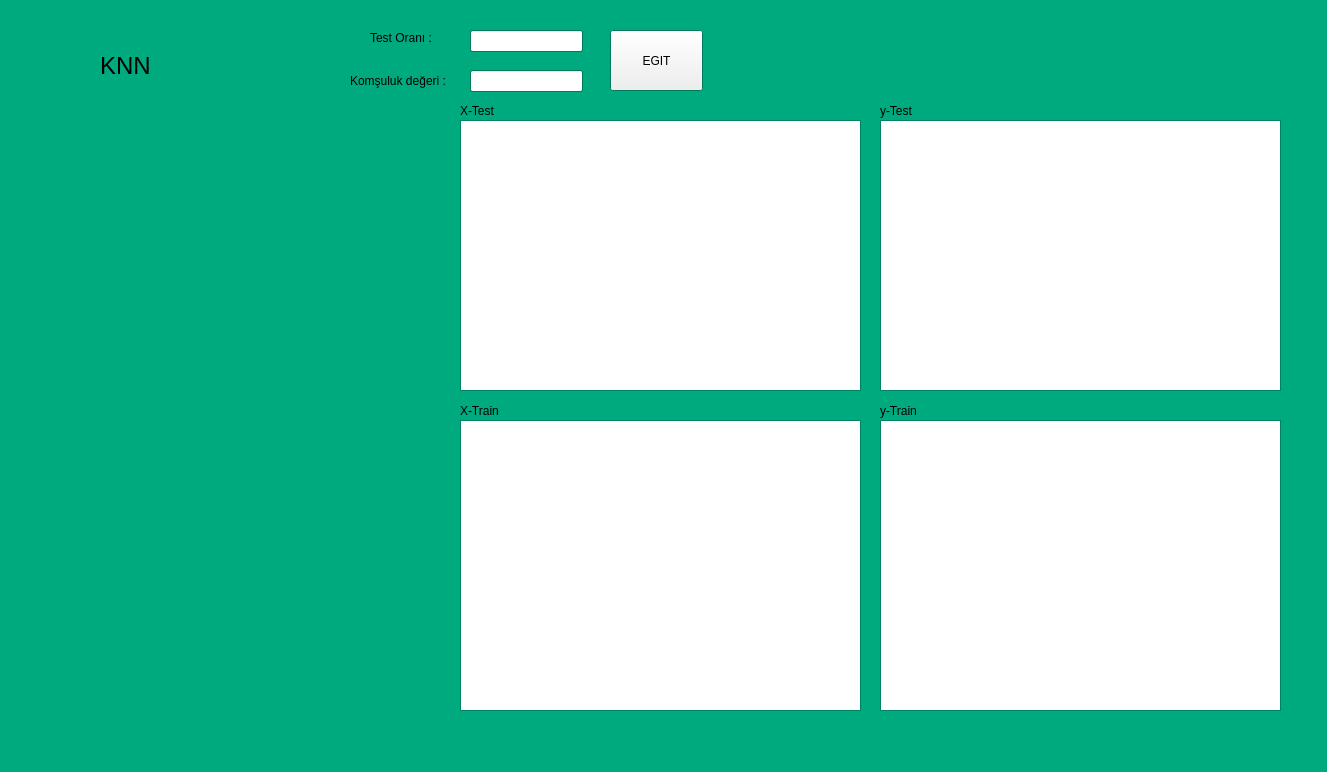
<?xml version="1.0" encoding="UTF-8"?>
<ui version="4.0">
 <class>Form</class>
 <widget class="QWidget" name="Form">
  <property name="geometry">
   <rect>
    <x>0</x>
    <y>0</y>
    <width>1327</width>
    <height>772</height>
   </rect>
  </property>
  <property name="palette">
   <palette>
    <active>
     <colorrole role="Base">
      <brush brushstyle="SolidPattern">
       <color alpha="255">
        <red>255</red>
        <green>255</green>
        <blue>255</blue>
       </color>
      </brush>
     </colorrole>
     <colorrole role="Window">
      <brush brushstyle="SolidPattern">
       <color alpha="255">
        <red>0</red>
        <green>170</green>
        <blue>127</blue>
       </color>
      </brush>
     </colorrole>
    </active>
    <inactive>
     <colorrole role="Base">
      <brush brushstyle="SolidPattern">
       <color alpha="255">
        <red>255</red>
        <green>255</green>
        <blue>255</blue>
       </color>
      </brush>
     </colorrole>
     <colorrole role="Window">
      <brush brushstyle="SolidPattern">
       <color alpha="255">
        <red>0</red>
        <green>170</green>
        <blue>127</blue>
       </color>
      </brush>
     </colorrole>
    </inactive>
    <disabled>
     <colorrole role="Base">
      <brush brushstyle="SolidPattern">
       <color alpha="255">
        <red>0</red>
        <green>170</green>
        <blue>127</blue>
       </color>
      </brush>
     </colorrole>
     <colorrole role="Window">
      <brush brushstyle="SolidPattern">
       <color alpha="255">
        <red>0</red>
        <green>170</green>
        <blue>127</blue>
       </color>
      </brush>
     </colorrole>
    </disabled>
   </palette>
  </property>
  <property name="windowTitle">
   <string>Form</string>
  </property>
  <widget class="QLineEdit" name="TxtTestOrani">
   <property name="geometry">
    <rect>
     <x>470</x>
     <y>30</y>
     <width>113</width>
     <height>22</height>
    </rect>
   </property>
  </widget>
  <widget class="QLineEdit" name="TxtKomsulukDegeri">
   <property name="geometry">
    <rect>
     <x>470</x>
     <y>70</y>
     <width>113</width>
     <height>22</height>
    </rect>
   </property>
  </widget>
  <widget class="QLabel" name="LblTestOrani">
   <property name="geometry">
    <rect>
     <x>370</x>
     <y>30</y>
     <width>81</width>
     <height>16</height>
    </rect>
   </property>
   <property name="font">
    <font>
     <pointsize>9</pointsize>
    </font>
   </property>
   <property name="text">
    <string>Test Oranı :</string>
   </property>
  </widget>
  <widget class="QLabel" name="LblKomsulukDegeri">
   <property name="geometry">
    <rect>
     <x>350</x>
     <y>70</y>
     <width>121</width>
     <height>21</height>
    </rect>
   </property>
   <property name="font">
    <font>
     <pointsize>9</pointsize>
    </font>
   </property>
   <property name="text">
    <string>Komşuluk değeri :</string>
   </property>
  </widget>
  <widget class="QPushButton" name="TxtEgit">
   <property name="geometry">
    <rect>
     <x>610</x>
     <y>30</y>
     <width>93</width>
     <height>61</height>
    </rect>
   </property>
   <property name="text">
    <string>EGIT</string>
   </property>
  </widget>
  <widget class="QLabel" name="LblAccuracy">
   <property name="geometry">
    <rect>
     <x>60</x>
     <y>530</y>
     <width>221</width>
     <height>31</height>
    </rect>
   </property>
   <property name="font">
    <font>
     <family>Nirmala UI</family>
     <pointsize>10</pointsize>
    </font>
   </property>
   <property name="text">
    <string/>
   </property>
  </widget>
  <widget class="QLabel" name="LblPrecision">
   <property name="geometry">
    <rect>
     <x>60</x>
     <y>570</y>
     <width>221</width>
     <height>31</height>
    </rect>
   </property>
   <property name="font">
    <font>
     <family>Nirmala UI</family>
     <pointsize>10</pointsize>
    </font>
   </property>
   <property name="text">
    <string/>
   </property>
  </widget>
  <widget class="QLabel" name="LblRecall">
   <property name="geometry">
    <rect>
     <x>60</x>
     <y>620</y>
     <width>221</width>
     <height>21</height>
    </rect>
   </property>
   <property name="font">
    <font>
     <family>Nirmala UI</family>
     <pointsize>10</pointsize>
    </font>
   </property>
   <property name="text">
    <string/>
   </property>
  </widget>
  <widget class="QLabel" name="LblF1Score">
   <property name="geometry">
    <rect>
     <x>60</x>
     <y>650</y>
     <width>221</width>
     <height>31</height>
    </rect>
   </property>
   <property name="font">
    <font>
     <family>Nirmala UI</family>
     <pointsize>10</pointsize>
    </font>
   </property>
   <property name="text">
    <string/>
   </property>
  </widget>
  <widget class="QLabel" name="LblSpecificity">
   <property name="geometry">
    <rect>
     <x>60</x>
     <y>690</y>
     <width>221</width>
     <height>31</height>
    </rect>
   </property>
   <property name="font">
    <font>
     <family>Nirmala UI</family>
     <pointsize>10</pointsize>
    </font>
   </property>
   <property name="text">
    <string/>
   </property>
  </widget>
  <widget class="QLabel" name="label">
   <property name="geometry">
    <rect>
     <x>100</x>
     <y>30</y>
     <width>61</width>
     <height>71</height>
    </rect>
   </property>
   <property name="font">
    <font>
     <pointsize>18</pointsize>
    </font>
   </property>
   <property name="text">
    <string>KNN</string>
   </property>
  </widget>
  <widget class="QLabel" name="label_2">
   <property name="geometry">
    <rect>
     <x>20</x>
     <y>130</y>
     <width>361</width>
     <height>311</height>
    </rect>
   </property>
   <property name="text">
    <string/>
   </property>
  </widget>
  <widget class="QTableWidget" name="TableX_test">
   <property name="geometry">
    <rect>
     <x>460</x>
     <y>120</y>
     <width>401</width>
     <height>271</height>
    </rect>
   </property>
  </widget>
  <widget class="QTableWidget" name="TableX_train">
   <property name="geometry">
    <rect>
     <x>460</x>
     <y>420</y>
     <width>401</width>
     <height>291</height>
    </rect>
   </property>
  </widget>
  <widget class="QTableWidget" name="TableY_test">
   <property name="geometry">
    <rect>
     <x>880</x>
     <y>120</y>
     <width>401</width>
     <height>271</height>
    </rect>
   </property>
  </widget>
  <widget class="QTableWidget" name="TableY_train">
   <property name="geometry">
    <rect>
     <x>880</x>
     <y>420</y>
     <width>401</width>
     <height>291</height>
    </rect>
   </property>
  </widget>
  <widget class="QLabel" name="LblKomsulukDegeri_2">
   <property name="geometry">
    <rect>
     <x>460</x>
     <y>100</y>
     <width>121</width>
     <height>21</height>
    </rect>
   </property>
   <property name="font">
    <font>
     <pointsize>9</pointsize>
    </font>
   </property>
   <property name="text">
    <string>X-Test</string>
   </property>
  </widget>
  <widget class="QLabel" name="LblKomsulukDegeri_3">
   <property name="geometry">
    <rect>
     <x>880</x>
     <y>100</y>
     <width>121</width>
     <height>21</height>
    </rect>
   </property>
   <property name="font">
    <font>
     <pointsize>9</pointsize>
    </font>
   </property>
   <property name="text">
    <string>y-Test</string>
   </property>
  </widget>
  <widget class="QLabel" name="LblKomsulukDegeri_4">
   <property name="geometry">
    <rect>
     <x>460</x>
     <y>400</y>
     <width>121</width>
     <height>21</height>
    </rect>
   </property>
   <property name="font">
    <font>
     <pointsize>9</pointsize>
    </font>
   </property>
   <property name="text">
    <string>X-Train</string>
   </property>
  </widget>
  <widget class="QLabel" name="LblKomsulukDegeri_5">
   <property name="geometry">
    <rect>
     <x>880</x>
     <y>400</y>
     <width>121</width>
     <height>21</height>
    </rect>
   </property>
   <property name="font">
    <font>
     <pointsize>9</pointsize>
    </font>
   </property>
   <property name="text">
    <string>y-Train</string>
   </property>
  </widget>
 </widget>
 <resources/>
 <connections/>
</ui>
